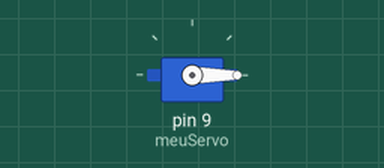
Recording of a sketch running on a simulated Arduino Uno, built with avr-gcc and run on an emulated ATmega328P. Shown: servo.

Above: at 0.1 s.
At 25.1 s:
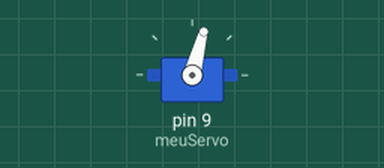
At 55.1 s:
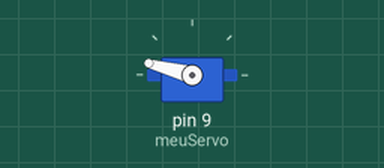
At 115.1 s:
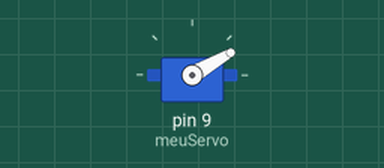
Timing chart, 0 to 126.5 s (numbered marks = the images above):
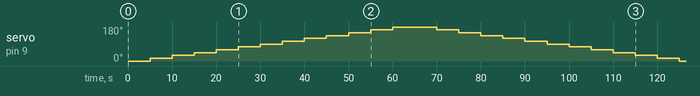

The sketch:

q4.ino
```cpp
#include <Servo.h>

Servo meuServo; // Crie um objeto Servo

void setup() {
  meuServo.attach(9); // Conecte o servo ao pino 9
}

void loop() {
  for (int pos = 0; pos <= 180; pos += 15) { // Gire de 0° a 180° em incrementos de 15°
    meuServo.write(pos); // Defina a posição do servo
    delay(5000); // Espere 5 segundos
  }

  for (int pos = 180; pos >= 0; pos -= 15) { // Retorne de 180° a 0° em incrementos de 15°
    meuServo.write(pos); // Defina a posição do servo
    delay(5000); // Espere 5 segundos
  }
}
```

Measured:
- by itself, servo on pin 9 (meuServo): rises from 0° to 180° in 55.0 s, then falls to 0° in 65.0 s
